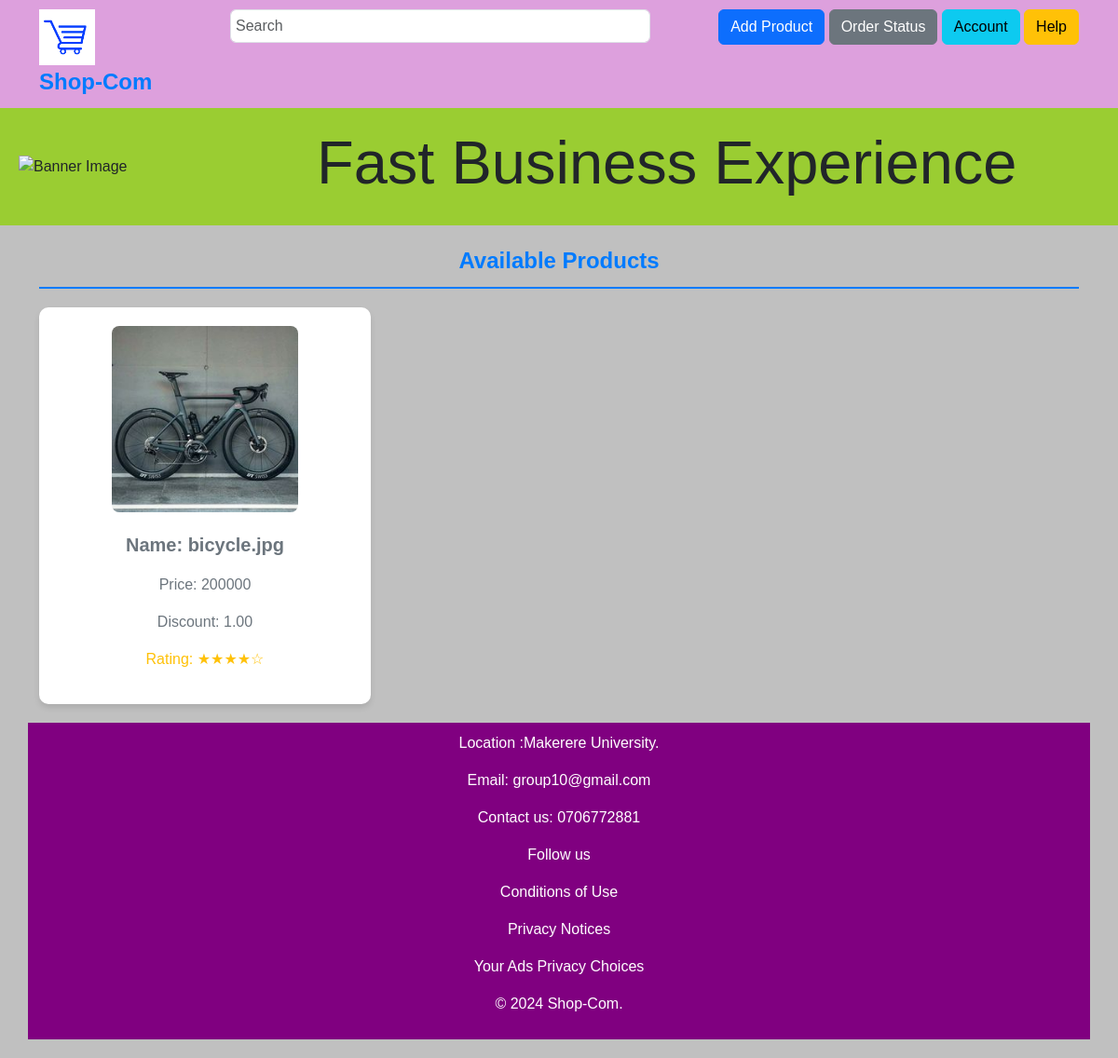
Page /homepage/ on the committed database.
### homepage/models.py (models this page shows)
class Add_Product(models.Model):
    category = models.CharField(max_length=200)
    productImage = models.ImageField(upload_to="product_imgs/")
    productName = models.CharField(max_length=20)
    price = models.PositiveIntegerField()
    discount = models.DecimalField(max_digits=5, decimal_places=2)
    description =  models.CharField(max_length=200)

### homepage/views.py (the view)
# urls.py: path('homepage/',include('homepage.urls')),
def homepage(request):
    return render(request,"homepage/index.html",{
      "products": Add_Product.objects.all()
    })

### homepage/templates/homepage/index.html (shortened to what this page needs)
{% load static %}
<!DOCTYPE html>
<html lang="en">
<head>
    <link rel="stylesheet" href="https://cdn.jsdelivr.net/npm/bootstrap@5.3.0/dist/css/bootstrap.min.css">
    <link rel="stylesheet" , href="{% static 'styles.css' %}" >
</head>
<body>
    <div class="header">
        <div class="container">
            <div class="row">
                <div class="col-md-2">
                  <div class="logo">
                    <img src="images/ecomm icon.png" alt="" height="60px" width="60px">
                  </div>
                    <div class="logo">Shop-Com</div>
                </div>
                <div class="col-md-5">
                    <input type="text" placeholder="Search" class="search-bar form-control">
                </div>
                <div class="col-md-5 text-end">
                    <a href="{% url 'addproduct' %}"><button class="btn btn-primary">Add Product</button></a>
                    <a href="#"><button class="btn btn-secondary">Order Status</button></a>
                    <a href="#"><button class="btn btn-info">Account</button></a>
                    <a href="#"><button class="btn btn-warning">Help</button></a>
                </div>
            </div>
        </div>
    </div>
    <div class="banner-container">
        <img src="{% static 'images/hero-1.png' %}" alt="Banner Image" class="img-fluid" width="300px">
        <h1 class="big-heading">Fast Business Experience</h1>
    </div>
    <div class="products-container">
        <div class="container">
            <div class="products-header">Available Products</div>
            <div class="row">
                <div class="col-md-4">
                    <section class="product-section">
                        {%for product in products %}
                        <img src="{{product.productImage.url}}" alt="{{product.productName}}" class="img-fluid product-img">
                        <div class="product-details">
                            <p class="fw-bold fs-5">Name: {{product.productName}}</p>
                            <p class="fs-6">Price: {{product.price}}</p>
                            <p class="fs-6">Discount: {{product.discount}}</p>
                            <p class="fs-6 rating-stars">Rating: ★★★★☆</p>
                        </div>
                        {% endfor %}
                    </section>
                </div>
    <footer>
        <div class="container">
            <p>Location :Makerere University. </p>
            <P>Email: group10@gmail.com</P>
            <p>Contact us: 0706772881</p>
            <p>Follow us</p>
            <p>Conditions of Use</p>
            <P>Privacy Notices</P>
            <P>Your Ads Privacy Choices</P>
            <P>© 2024 Shop-Com.</P>
        </div>
    </footer>
</body>
</html>

### homepage/static/styles.css (style rules this page uses)
body { background-color: #f8f9fa; font-family: Arial, 'Lucida Sans', Georgia, 'Comic Sans MS', sans-serif; }
.header { background-color: plum; padding: 10px; box-shadow: 0 4px 6px #0000001a; }
.logo { font-size: 24px; color: #007bff; font-weight: bold; }
.search-bar { flex-grow: 1; margin: 0 15px; padding: 5px; }
.products-container { padding: 20px; background-color:silver; }
.products-header { text-align: center; margin-bottom: 20px; font-size: 24px; font-weight: bold; color: #007bff; border-bottom: 2px solid #007bff; padding-bottom: 10px; }
.product-section { text-align: center; margin-bottom: 20px; box-shadow: 0 4px 6px rgba(0,0,0,0.1); padding: 20px; border-radius: 10px; background-color: #ffffff; }
.product-details { margin-top: 10px; color: #6c757d; }
.product-img { width: 200px; height: 200px; border-radius: 8px; margin-bottom: 10px; }
.rating-stars { color: #ffc107; }
footer { background-color: purple; color: white; padding: 10px; text-align: center; clear: both; }
.banner-container { background-color:yellowgreen; padding: 20px; }
.banner-container { display: flex; align-items: center; }
.big-heading { font-size: 65px; margin-left: 20px; }

### rows in the picture
Add_Product: productImage (picture), productName "bicycle.jpg", price "200000", discount "1.00"
